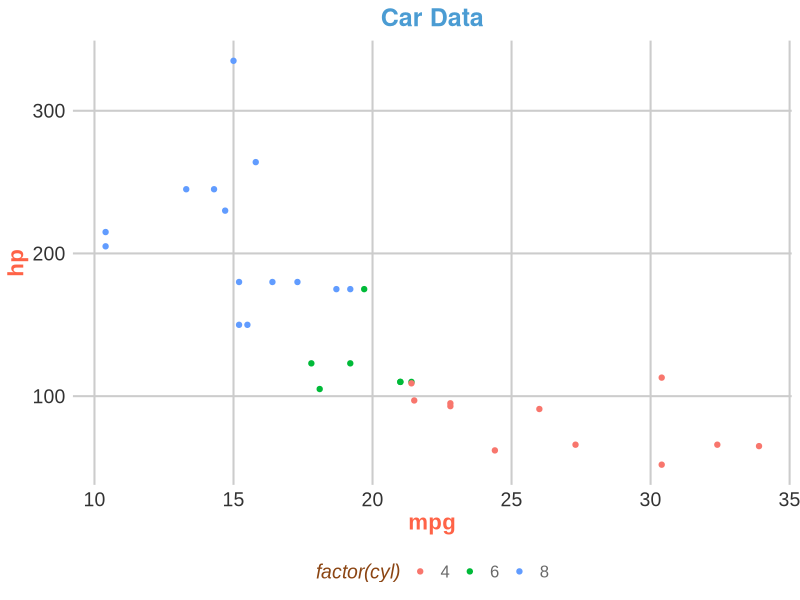

Here is the R script that generated this plot:
## ---- chunk 1
knitr::opts_chunk$set(echo = TRUE)
## ---- chunk 2

# The `summary_stats_plus()` function provides a range of summary statistics for each numeric column in a data frame. It calculates the mean, median, minimum, maximum, standard deviation, variance, and range for each numeric variable

## ---- chunk 3
# - `data`: A data frame containing numeric columns. The function will ignore non-numeric columns.

## ---- chunk 4

# A data frame with the following summary statistics for each numeric variable:
# - `mean`: The average value.
# - `median`: The median (50th percentile) value.
# - `min`: The minimum value.
# - `max`: The maximum value.
# - `sd`: The standard deviation, which measures the dispersion of values around the mean.
# - `variance`: The variance, another measure of dispersion.
# - `range`: The difference between the maximum and minimum values.

## ---- chunk 5

# Load the mtcars dataset
data(mtcars)
## ---- chunk 6

# Use the summary_stats_plus() function to calculate summary statistics
summary_stats_plus <- function(data) {
  # Check if data is a data frame
  if (!is.data.frame(data)) stop("Input must be a data frame.")
  
  # Select only numeric columns
  numeric_data <- data[sapply(data, is.numeric)]
  
  # Calculate summary statistics
  summary_stats <- data.frame(
    variable = names(numeric_data),
    mean = sapply(numeric_data, mean, na.rm = TRUE),
    median = sapply(numeric_data, median, na.rm = TRUE),
    min = sapply(numeric_data, min, na.rm = TRUE),
    max = sapply(numeric_data, max, na.rm = TRUE),
    sd = sapply(numeric_data, sd, na.rm = TRUE),
    variance = sapply(numeric_data, var, na.rm = TRUE),
    range = sapply(numeric_data, function(x) diff(range(x, na.rm = TRUE)))
  )
  
  return(summary_stats)
}

## ---- chunk 7

 # Display summary statistics for the mtcars dataset
summary_stats_plus(mtcars)

## ---- chunk 8

# The `theme_jayden()` function creates a custom theme for ggplot2 to apply specific colors, fonts, and grid styles across plots.

theme_jayden <- function(base_size = 12, base_family = "Arial") {
  ggplot2::theme_minimal(base_size = base_size, base_family = base_family) +
    ggplot2::theme(
      plot.title = ggplot2::element_text(
        face = "bold", 
        hjust = 0.5, 
        color = "#4B9CD3",     
        family = "Helvetica",   
        size = 18,
        vjust = 1                
      ),
      axis.title = ggplot2::element_text(
        face = "bold", 
        color = "#FF6347",      
        size = 16               
      ),
      axis.text = ggplot2::element_text(
        color = "#333333",      
        size = 14               
      ),
      panel.grid.major = ggplot2::element_line(
        color = "#CCCCCC",      
        linewidth = 0.7         
      ),
      panel.grid.minor = ggplot2::element_blank(),  
      legend.position = "bottom",
      legend.title = ggplot2::element_text(
        face = "italic", 
        color = "#8B4513",      
        size = 14               
      ),
      legend.text = ggplot2::element_text(
        color = "#696969",      
        size = 12               
      )
    )
}

## ---- chunk 9

# - `base_size`: An optional numeric value specifying the base font size for the theme. Default is 12.
# - `base_family`: An optional character string specifying the base font family. Default is "Arial".

## ---- chunk 10

# A ggplot2 theme object that applies a custom appearance to ggplot2 plots, including customized colors, fonts, and grid lines.

## ---- chunk 11

# Load necessary libraries
library(ggplot2)

# Example plot
ggplot(mtcars, aes(x = mpg, y = hp, color = factor(cyl))) +
  geom_point() +
  ggtitle("Car Data") +
  theme_jayden()

## ---- chunk 12

# The `jayden_clean_data()` function performs common data cleaning tasks

jayden_clean_data <- function(data) {
  # Check if data is a data frame
  if (!is.data.frame(data)) stop("Input must be a data frame.")
  
  # Convert column names to lowercase
  names(data) <- tolower(names(data))
  
  # Remove rows with missing values
  data <- data[complete.cases(data), ]
  
  # Remove duplicate rows
  data <- data[!duplicated(data), ]
  
  # Remove leading/trailing spaces from character columns
  data[] <- lapply(data, function(x) {
    if (is.character(x)) {
      x <- trimws(x)  # Remove whitespace
    }
    return(x)
  })
  
  # Remove outliers (values more than 5 standard deviations from the mean)
  data <- data[sapply(data, function(x) {
    if (is.numeric(x)) {
      return(abs(x - mean(x, na.rm = TRUE)) <= 5 * sd(x, na.rm = TRUE))
    } else {
      return(TRUE)  # Skip non-numeric columns
    }
  }), ]
  
  return(data)
}

## ---- chunk 13

# - `data`: A data frame containing the data to be cleaned. The function will perform the following:
#   - Converts column names to lowercase
#   - Removes rows with missing values
#   - Removes duplicate rows
#   - Strips whitespace from character columns
#   - Removes rows where numeric columns have values more than 5 standard deviations away from the mean.

## ---- chunk 14

# A cleaned data frame with the following transformations:
# - Column names converted to lowercase
# - Missing rows removed
# - Duplicate rows removed
# - Leading/trailing whitespace removed from character columns
# - Outliers removed from numeric columns (values beyond 5 standard deviations)

## ---- chunk 15

# Load a sample dataset
data(mtcars)

# Clean the data using the jayden_clean_data() function
cleaned_data <- jayden_clean_data(mtcars)

# View the cleaned data
head(cleaned_data)

